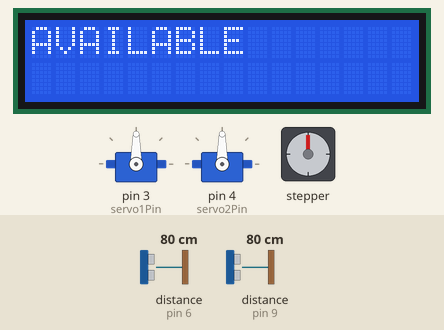
A sketch run on a simulated Arduino Uno, built with avr-gcc and run on an emulated ATmega328P. Shown: 2 × servo, 16×2 character LCD, stepper motor. Wiring (inferred from the names in the program): 2 × ultrasonic range finder: trigger pin 5, echo pin 6 / trigger pin 8, echo pin 9. The test bench sets the inputs (shaded band); at power-on: distance to the obstacle (sensors on pin 6, pin 9) 80 cm. The echo pulse lasts 58.3 µs per cm; stepper angles assume 2048 steps per turn; what the sketch prints to the serial monitor is not drawn.

Above: at 1.3 s.
1.4 s: distance to the obstacle (sensor on pin 6) set to 12 cm
3.8 s: distance to the obstacle (sensor on pin 6) set to 9 cm
At 5.1 s:
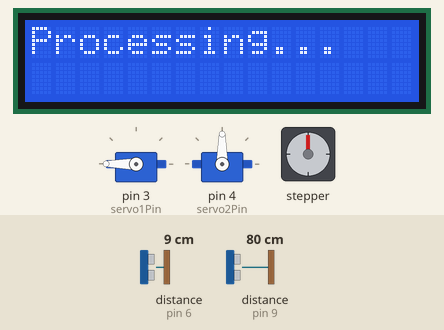
At 5.69 s:
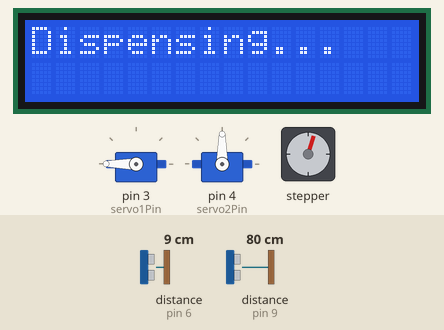
9.7 s: distance to the obstacle (sensor on pin 9) set to 17 cm
13.8 s: distance to the obstacle (sensor on pin 9) set to 14 cm
At 22.9 s:
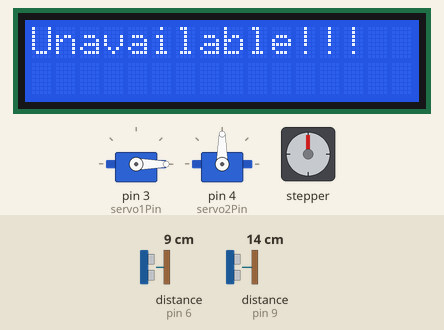
Timing chart, 0 to 23.4 s (numbered marks = the images above; inputs shaded):
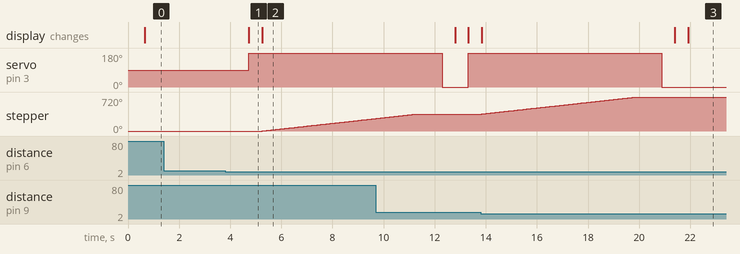

The sketch:

Main.ino
```cpp
#include <Stepper.h>
#include <LiquidCrystal_I2C.h>
#include <Servo.h>
#include <Wire.h>

/******* Pin Declaration *****/

/*********Pin Declaration**************/

const int trigPin1 = 5;  // Trigger pin of ultrasonic sensor 1
const int echoPin1 = 6;  // Echo pin of ultrasonic sensor 1

const int trigPin2 = 8;  // Trigger pin of ultrasonic sensor 2
const int echoPin2 = 9;  // Echo pin of ultrasonic sensor 2

//Servo
const int servo1Pin = 3;
const int servo2Pin = 4;

/****************END*******************/

// LCD configuration
LiquidCrystal_I2C lcd(0x27, 16, 2);

/****************END*******************/


/****************defines variables*******************/
long duration1, distance1;
long duration2, distance2;

// Servo configuration
const int servo1OpenAngle = 360; // Adjust this value to open the container
const int servo1ClosedAngle = -360; // Adjust this value to close the container
const int servo2DispenseAngle = 360; // Adjust this value to dispense the seedlings
const int servoDispenserClose = -360; // roll back to original position

// Define the number of steps per revolution for the stepper motor
const int stepsPerRevolution = 2048;

// Define the motor interface pins
const int motorPin1 = 10;
const int motorPin2 = 11;
const int motorPin3 = 12;
const int motorPin4 = 13;


// Object
Stepper myStepper(stepsPerRevolution, motorPin1, motorPin3, motorPin2, motorPin4);
Servo servo1;
Servo servo2;

/****************END*******************/


void setup() {
/*****Module Initial*******/

  //Initialize Trigger
  pinMode(trigPin1, OUTPUT);
  pinMode(echoPin1, INPUT);
  pinMode(trigPin2, OUTPUT);
  pinMode(echoPin2, INPUT);

  // Set the speed of the stepper motor (in RPM)
  myStepper.setSpeed(10); // Adjust this value as needed

  /*****************************************************/
  Serial.begin(9600); // Starts the serial communication

  // Initializze Servo
  servo1.attach(servo1Pin);
  servo2.attach(servo2Pin);

  // Initialize the LCD
  lcd.begin(16, 2);
  lcd.init();        // Initialize the LCD
  lcd.backlight();   // Turn on the backlight

}
void loop() {
  // Measure distance using ultrasonic sensor 1

  digitalWrite(trigPin1, LOW);
  delayMicroseconds(2);
  digitalWrite(trigPin1, HIGH);
  delayMicroseconds(10);
  digitalWrite(trigPin1, LOW);
  duration1 = pulseIn(echoPin1, HIGH);
  distance1 = duration1 * 0.034 / 2;

  // Measure distance using ultrasonic sensor 2
  digitalWrite(trigPin2, LOW);
  delayMicroseconds(2);
  digitalWrite(trigPin2, HIGH);
  delayMicroseconds(10);
  digitalWrite(trigPin2, LOW);
  duration2 = pulseIn(echoPin2, HIGH);
  distance2 = duration2 * 0.034 / 2;


  // Display distances in the serial monitor
  Serial.print("Distance from sensor 1: ");
  Serial.print(distance1);
  Serial.println(" cm");
  Serial.print("Distance from sensor 2: ");
  Serial.print(distance2);
  Serial.println(" cm");

  delay(500);  // Wait for 1 second before taking the next measurement
  if(distance2 >= 15){
    if(distance1 < 10){
          lcd.clear();
          lcd.print("Processing...");

          // Opening the container
          servo1.write(servo1OpenAngle);
          delay(500); // Delay for 1 second

          // Dispensing
          lcd.clear();
          lcd.print("Dispensing...");
          // Rotate the motor continuously in one direction
          myStepper.step(stepsPerRevolution);
          delay(1000); // Delay for 1 second

          //servo2.write(servo2DispenseAngle);
          //servo2.write(servoDispenserClose);


          // Close the container
          servo1.write(servo1ClosedAngle);
          delay(500); // Delay for 1 second


          lcd.clear();
          lcd.print("Done");
    }else{
          lcd.clear();
          lcd.print("AVAILABLE");
          delay(500);
        }
  }else{
    lcd.clear();
    lcd.print("Unavailable!!!");
    delay(5000); // 3Hrs delay
  }
  /*
  */
}
```

Measured:
- the behaviour switches between 11 and 10 cm on distance to the obstacle (sensor on pin 6) (found by bisection; images 0 and 1)
- the behaviour switches between 16 and 15 cm on distance to the obstacle (sensor on pin 9) (found by bisection; images 2 and 3)
- after the input at 1.4 s, every drawn part: stays the same
- after the input at 3.8 s, servo on pin 3 (servo1Pin): 90° → 180° after 0.93 s; stepper: keeps turning clockwise at about 60°/s, starting after 1.4 s; the display: changes after 0.93 s (image 1)
- after the input at 13.8 s, servo on pin 3 (servo1Pin): goes on until 20.9 s, then stays 0°; stepper: goes on until 19.9 s, then stays 720°; the display: first differs from a run without the input after 8.1 s (image 3)
- what the display in image 1 shows lasts 0.5 s, from 4.7 s to 5.2 s
